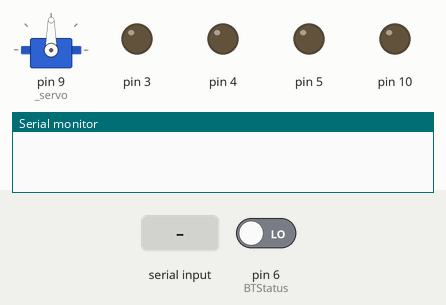
A sketch run on a simulated Arduino Uno, built with avr-gcc and run on an emulated ATmega328P. Parts: servo, output pins drawn as LEDs (lit = HIGH), the last lines printed to the serial monitor. Inputs (shaded band) come from the test bench; at power-on: pin 6 (BTStatus) LOW.

Above: at 1.2 s.
1.3 s: pin 6 (BTStatus) driven HIGH
At 2.5 s:
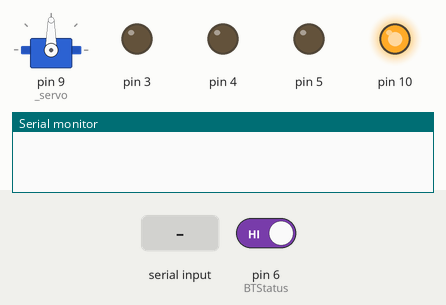
2.8 s: "90,45\n" received over Serial
At 4.0 s:
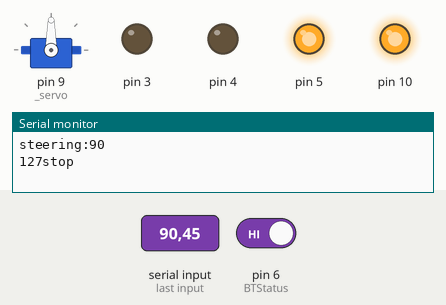
4.3 s: "30,150\n" received over Serial
At 5.2 s:
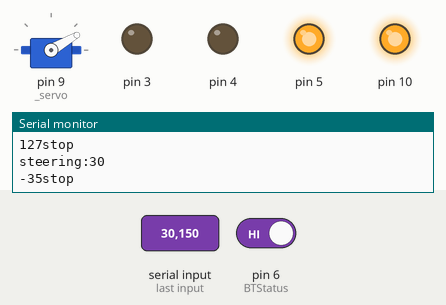
5.8 s: "5\n" received over Serial
At 6.2 s:
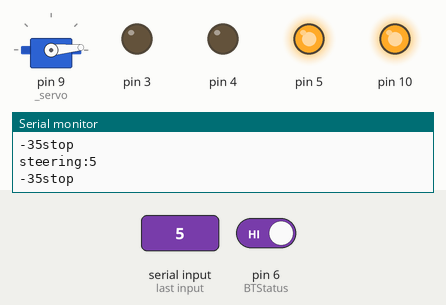
7.3 s: pin 6 (BTStatus) driven LOW
At 8.4 s:
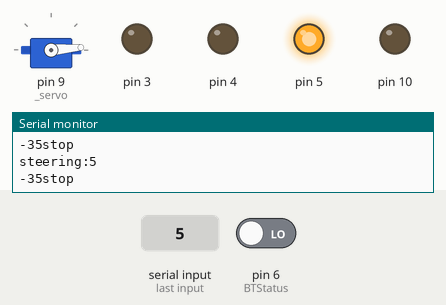
Timing chart, 0 to 9.8 s (numbered marks = the images above; inputs shaded):
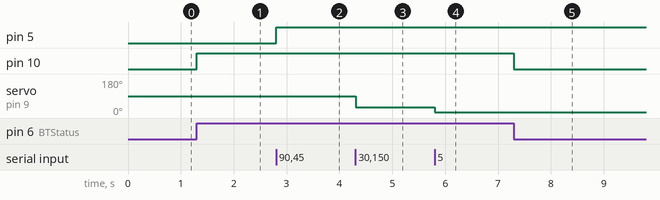

The sketch:

main.ino
```cpp
#include <Servo.h>
#include "TB6612.h"

#define BTStatus 6


Servo _servo;  // create servo object to control a servo
TB6612 _motor(5, 3, 4, 10);
char buffer [32];
int cnt = 0;
boolean ready = false;
boolean isBTConnected = false;

void setup() {
  Serial.begin(9600);
  _servo.attach(9);
  _motor.sleep();

}

void loop()
{
  if (digitalRead(BTStatus) == HIGH) {
    isBTConnected = true;
    if(_motor.isSleeping){
      _motor.enable();
    }
  } else {
    isBTConnected = false;
    if(!_motor.isSleeping){
      _motor.sleep();
    }

  }
  if (ready)
  {
    ParseLine();
    ready = false;
  } else {
    while (Serial.available()) {
      char c = Serial.read();
      buffer[cnt++] = c;
      if ((c == '\n') || (cnt == sizeof(buffer) - 1))
      {
        buffer[cnt] = '\0';
        cnt = 0;
        ready = true;
      }
    }
  }
}

void ParseLine() {
  if (!isBTConnected) {
    return;
  }
  char str[3] = {""};
  strncpy(str, buffer + 0, 2);
  int steering = atoi(str);
  Serial.print("steering:");
  Serial.println(steering);
  _servo.write(steering);

  char the[3] = {""};
  strncpy(the, buffer + 4, 2);
  int throttle = atoi(the) * 10 * 255 / 100;
  Serial.print(throttle);

  switch (buffer[3]) {
    case 'f': {
        Serial.println("forward");
        _motor.forward(throttle);
        break;
      }
    case 'b': {
        Serial.println("backward");
        _motor.backward(throttle);
        break;
      }
    case 'n':
    default: {
        Serial.println("stop");
        _motor.stop();
        break;
      }
  }
}
```

DRV8825.cpp
```cpp
#include "DRV8825.h"
DRV8825::DRV8825(uint8_t pinDirection, uint8_t pinStep, uint8_t pinSleep,uint8_t pinFault, uint8_t pinReset){
	_pinDir = pinDirection;
	_pinStep = pinStep;
	_pinSleep = pinSleep;
	_pinFault = pinFault;
	_pinReset = pinReset;

	pinMode(_pinDir,OUTPUT);
	pinMode(_pinStep,OUTPUT);
	pinMode(_pinSleep,OUTPUT);
	pinMode(_pinReset,OUTPUT);

	pinMode(_pinFault,INPUT);

	this->enable();

}
void DRV8825::rotate(uint8_t steps = 1, Direction dir = Direction::clockwise){
	digitalWrite(_pinDir, dir);
	for(int i = 0; i < steps; i++)
	{
		digitalWrite(_pinStep, HIGH);
		delayMicroseconds(2000);
		digitalWrite(_pinStep, LOW);
		delayMicroseconds(2000);
	}
}
void DRV8825::sleep(){
  isSleeping = true;
  digitalWrite(_pinSleep, LOW);
}
void DRV8825::enable(){
  isSleeping = false;
  digitalWrite(_pinSleep, HIGH);
}
void DRV8825::reset(){
  digitalWrite(_pinReset, LOW);
  delay(50);
  digitalWrite(_pinReset, HIGH);
}
bool DRV8825::isFault(){
  return !digitalRead(_pinFault);
}
```

DRV8825.h
```cpp
#ifndef DRV8825_h
#define DRV8825_h

#include "Arduino.h"

class DRV8825{
public:
	enum Direction
	{
		clockwise,
		anti_clockwise
	};
  DRV8825(uint8_t pinDirection, uint8_t pinStep, uint8_t pinSleep,uint8_t pinFault, uint8_t pinReset);
  void rotate(uint8_t steps = 1, Direction dir = Direction::clockwise);
  void sleep();
  void enable();
  void reset();
  bool isFault();
  bool isSleeping;
private:
	uint8_t _pinDir;
	uint8_t _pinStep;
	uint8_t _pinSleep;
	uint8_t _pinFault;
  uint8_t _pinReset;
};

#endif
```

TB6612.cpp
```cpp
#include "TB6612.h"
TB6612::TB6612(uint8_t pinPWM, uint8_t pinIN1, uint8_t pinIN2, uint8_t pinSTBY){
	_pinPWM = pinPWM;
	_pinIN1 = pinIN1;
	_pinIN2 = pinIN2;
	_pinSTBY = pinSTBY;

	isMoving = false;
	isSleeping = false;

	pinMode(pinPWM,OUTPUT);
	pinMode(pinIN1,OUTPUT);
	pinMode(pinIN2,OUTPUT);
	pinMode(pinSTBY,OUTPUT);

	this->enable();
}
void TB6612::forward(uint8_t speed = 255){
  isMoving = true;
	analogWrite(_pinPWM, speed);
	digitalWrite(_pinIN1,LOW);
	digitalWrite(_pinIN2,HIGH);
}
void TB6612::backward(uint8_t speed = 255){
  isMoving = true;
	analogWrite(_pinPWM, speed);
	digitalWrite(_pinIN1,HIGH);
	digitalWrite(_pinIN2,LOW);
}
void TB6612::forward(){
  isMoving = true;
	digitalWrite(_pinPWM,HIGH);
	digitalWrite(_pinIN1,LOW);
	digitalWrite(_pinIN2,HIGH);
}
void TB6612::backward(){
  isMoving = true;
  digitalWrite(_pinPWM,HIGH);
  digitalWrite(_pinIN1,HIGH);
  digitalWrite(_pinIN2,LOW);
}
void TB6612::reset(){
	digitalWrite(_pinSTBY, LOW);
	delay(50);
	digitalWrite(_pinSTBY, HIGH);
}
void TB6612::enable(){
	isSleeping = false;
	digitalWrite(_pinSTBY, HIGH);
}
void TB6612::sleep(){
	isSleeping = true;
	digitalWrite(_pinSTBY, LOW);
}
void TB6612::shortBrake(){
  isMoving = false;
  digitalWrite(_pinPWM,HIGH);
  digitalWrite(_pinIN1,HIGH);
  digitalWrite(_pinIN2,HIGH);
}
void TB6612::stop(){
  isMoving = false;
  digitalWrite(_pinPWM,HIGH);
  digitalWrite(_pinIN1,LOW);
  digitalWrite(_pinIN2,LOW);
}
```

TB6612.h
```cpp
#ifndef TB6612_h
#define TB6612_h

#include "Arduino.h"

class TB6612{
public:
    TB6612(uint8_t pinPWM, uint8_t pinIN1, uint8_t pinIN2, uint8_t pinSTBY);
    void forward(uint8_t speed = 255);
    void backward(uint8_t speed = 255);
    void forward();
    void backward();
    void enable();
    void sleep();
    void shortBrake();
    void stop();
    void reset();
    bool isSleeping;
    bool isMoving;
private:
	uint8_t _pinPWM;
	uint8_t _pinIN1;
	uint8_t _pinIN2;
	uint8_t _pinSTBY;
};

#endif
```

Measured:
- after the input at 1.3 s, pin 10: LOW → HIGH at once
- after the input at 2.8 s, pin 5: LOW → HIGH at once
- after the input at 4.3 s, servo on pin 9 (_servo): 90° → 30° at once
- after the input at 5.8 s, servo on pin 9 (_servo): 30° → 5° at once
- after the input at 7.3 s, pin 10: HIGH → LOW at once
